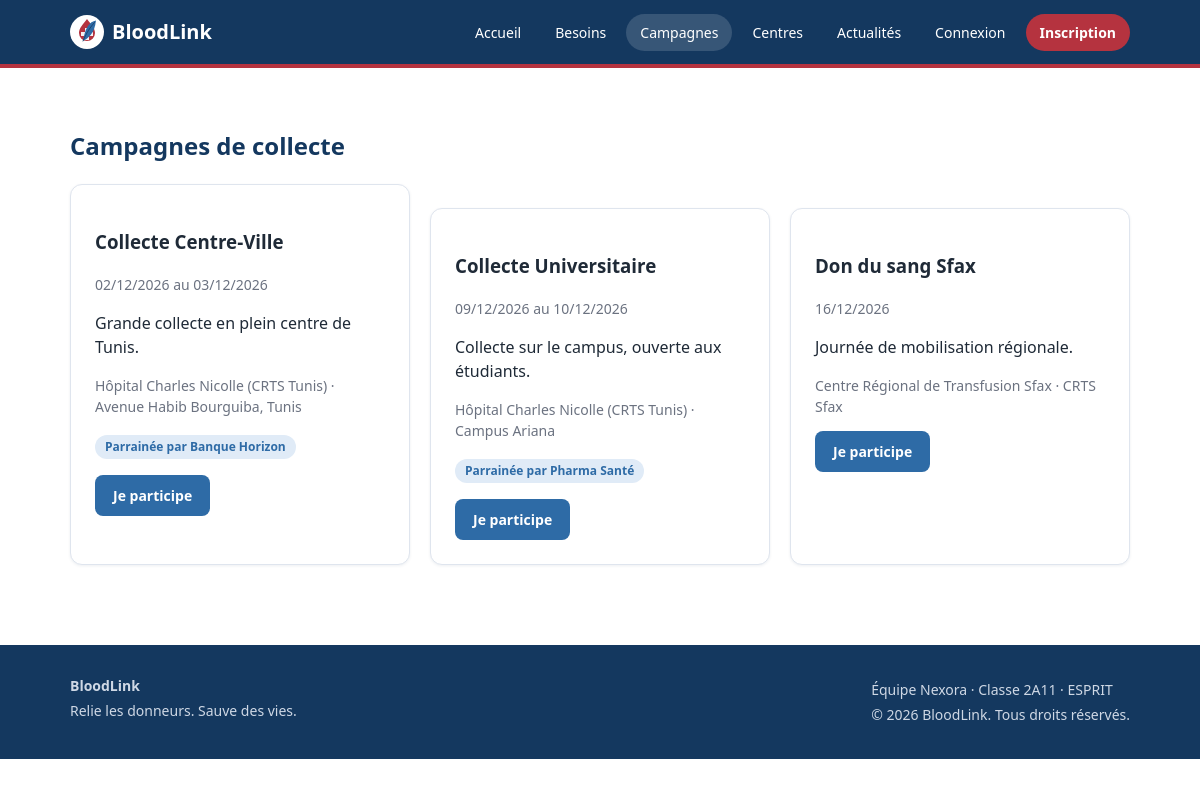
Screenshot of /index.php?page=campaigns with the database file from the repository.
### tables this page shows
CREATE TABLE IF NOT EXISTS campaigns (
    id INT AUTO_INCREMENT PRIMARY KEY,
    title VARCHAR(150) NOT NULL UNIQUE,
    description TEXT NULL,
    location VARCHAR(150) NULL,
    start_date DATE NOT NULL,
    end_date DATE NOT NULL,
    centre_id INT NOT NULL,
    sponsor_id INT NULL,
    CONSTRAINT fk_campaigns_centre FOREIGN KEY (centre_id) REFERENCES centres(id) ON DELETE CASCADE,
    CONSTRAINT fk_campaigns_sponsor FOREIGN KEY (sponsor_id) REFERENCES sponsors(id) ON DELETE SET NULL
);

CREATE TABLE IF NOT EXISTS centres (
    id INT AUTO_INCREMENT PRIMARY KEY,
    name VARCHAR(120) NOT NULL UNIQUE,
    address VARCHAR(255) NULL,
    phone VARCHAR(30) NULL,
    status ENUM('pending', 'validated') NOT NULL DEFAULT 'pending',
    gouvernorat_id INT NOT NULL,
    created_at TIMESTAMP DEFAULT CURRENT_TIMESTAMP,
    CONSTRAINT fk_centres_gouvernorat FOREIGN KEY (gouvernorat_id) REFERENCES gouvernorats(id) ON UPDATE CASCADE
);

CREATE TABLE IF NOT EXISTS sponsors (
    id INT AUTO_INCREMENT PRIMARY KEY,
    name VARCHAR(120) NOT NULL UNIQUE,
    email VARCHAR(150) NULL,
    phone VARCHAR(30) NULL
);

### app/Controllers/Controller.php (called while the page is built, shortened)
<?php
abstract class Controller
{
    protected function render(string $view, array $data = [], ?string $scriptsView = null): void
    {
        $content      = $this->capture(__DIR__ . '/../Views/pages/' . $view . '.php', $data);
    }
    private function capture(string $file, array $data): string
    {
        extract($data, EXTR_SKIP);
        require $file;
        return (string) ob_get_clean();
    }
}

### app/Controllers/CampaignController.php (called while the page is built, shortened)
<?php
class CampaignController extends Controller
{
    public function index(): void
    {
        $this->render('campaigns', ['campaigns' => Campaign::upcoming()]);
    }
}

### public/index.php (called while the page is built, shortened)
<?php
$app = __DIR__ . '/../app';
require_once $app . '/config/Database.php';
require_once $app . '/helpers.php';
foreach (glob($app . '/Models/*.php') as $file) {
    require_once $file;
}
require_once $app . '/Controllers/Controller.php';
$routes = require $app . '/routes.php';
$page   = (string) ($_GET['page'] ?? 'home');
[$class, $method, $access] = $routes[$page];
try {
    (new $class())->$method();
} catch (Throwable $e) {
    error_log($e->getMessage());
    (new ErrorController())->serverError();
}

### app/config/Database.php (called while the page is built)
<?php
class Database
{
    private static ?PDO $pdo = null;
    public static function getConnexion(): PDO
    {
        if (self::$pdo === null) {
            $file = is_file(__DIR__ . '/config.php') ? __DIR__ . '/config.php' : __DIR__ . '/config.example.php';
            $c = require $file;
            try {
                self::$pdo = new PDO(
                    'mysql:host=' . $c['host'] . ';dbname=' . $c['name'] . ';charset=utf8mb4',
                    $c['user'],
                    $c['pass'],
                    [
                        PDO::ATTR_ERRMODE            => PDO::ERRMODE_EXCEPTION,
                        PDO::ATTR_DEFAULT_FETCH_MODE => PDO::FETCH_ASSOC,
                        PDO::ATTR_EMULATE_PREPARES   => false,
                    ]
                );
            } catch (PDOException $e) {
                error_log('DB connection failed: ' . $e->getMessage());
                throw new RuntimeException('Base de données indisponible.', 0, $e);
            }
        }
        return self::$pdo;
    }
}

### app/config/config.example.php (called while the page is built)
<?php
return [
    'host' => 'localhost',
    'name' => 'bloodlink',
    'user' => 'root',
    'pass' => '',
];

### app/Models/Model.php (called while the page is built, shortened)
<?php
class Model
{
    public static function all(string $sql, array $params = []): array
    {
        $stmt = Database::getConnexion()->prepare($sql);
        $stmt->execute($params);
        return $stmt->fetchAll();
    }
}

### app/Models/Campaign.php (called while the page is built)
<?php
class Campaign extends Model
{
    public static function upcoming(int $limit = 50): array
    {
        return self::all(
            'SELECT ca.*, c.name AS centre, s.name AS sponsor
             FROM campaigns ca JOIN centres c ON c.id = ca.centre_id LEFT JOIN sponsors s ON s.id = ca.sponsor_id
             WHERE ca.end_date >= CURDATE() ORDER BY ca.start_date LIMIT ' . (int) $limit
        );
    }
}

### app/helpers.php (called while the page is built, shortened)
<?php
function e(mixed $value): string
{
    return htmlspecialchars((string) $value, ENT_QUOTES, 'UTF-8');
}
function dateFr(?string $date): string
{
    return $date ? date('d/m/Y', strtotime($date)) : '';
}

### app/Views/partials/campaign_card.php (the view, shortened to what this page needs)
<article class="card">
    <h3><?= e($c['title']) ?></h3>
    <p class="muted"><?= dateFr($c['start_date']) ?><?= $c['end_date'] !== $c['start_date'] ? ' au ' . dateFr($c['end_date']) : '' ?></p>
    <p><?= e($c['description']) ?></p>
    <p class="muted"><?= e($c['centre']) ?><?= $c['location'] ? ' · ' . e($c['location']) : '' ?></p>
    <?php if (!empty($c['sponsor'])): ?><p><span class="badge badge-user">Parrainée par <?= e($c['sponsor']) ?></span></p><?php endif; ?>
    <a class="btn btn-secondary" href="index.php?page=reserve&amp;centre=<?= (int) $c['centre_id'] ?>">Je participe</a>
</article>

### app/Views/pages/campaigns.php (shortened to what this page needs)
<section class="wrap section">
    <h1>Campagnes de collecte</h1>
    <div class="grid"><?php foreach ($campaigns as $c) { require __DIR__ . '/../partials/campaign_card.php'; } ?></div>
</section>

### public/assets/css/style.css (style rules this page uses)
:root { --navy: #14385F; --red: #B5333F; --blue: #2E6BA6; --grey: #F3F6FA; --text: #1f2a37; --muted: #6b7280; --border: #dfe5ee; --radius: 12px; }
* { box-sizing: border-box; }
body { margin: 0; font-family: 'Segoe UI', Roboto, Arial, sans-serif; color: var(--text); background: #fff; line-height: 1.5; }
a { color: var(--blue); }
.wrap { max-width: 1100px; margin: 0 auto; padding: 0 20px; }
.section { padding: 40px 20px; }
.muted { color: var(--muted); font-size: 14px; }
.btn { display: inline-block; border: 0; border-radius: 8px; padding: 10px 18px; font-size: 14px; font-weight: 600; cursor: pointer; text-decoration: none; }
.btn-secondary { background: var(--blue); color: #fff; }
.grid { display: grid; grid-template-columns: repeat(auto-fill, minmax(260px, 1fr)); gap: 20px; }
.card { background: #fff; border: 1px solid var(--border); border-radius: var(--radius); padding: 24px; box-shadow: 0 1px 3px rgba(20,56,95,.08); }
.badge { display: inline-block; padding: 3px 10px; border-radius: 12px; font-size: 12px; font-weight: 600; }
.badge-user { background: #e0ebf7; color: var(--blue); }
.card + .card { margin-top: 24px; }
.section h1 { color: var(--navy); }

### rows the page displays
campaigns: title "Collecte Centre-Ville", start_date "02/12/2026", end_date "03/12/2026", description "Grande collecte en plein centre de Tunis.", centre.name "Hôpital Charles Nicolle (CRTS Tunis)", location "Avenue Habib Bourguiba, Tunis", sponsor.name "Banque Horizon"
campaigns: title "Collecte Universitaire", start_date "09/12/2026", end_date "10/12/2026", description "Collecte sur le campus, ouverte aux étudiants.", centre.name "Hôpital Charles Nicolle (CRTS Tunis)", location "Campus Ariana", sponsor.name "Pharma Santé"
campaigns: title "Don du sang Sfax", start_date "16/12/2026", description "Journée de mobilisation régionale.", centre.name "Centre Régional de Transfusion Sfax", location "CRTS Sfax"
